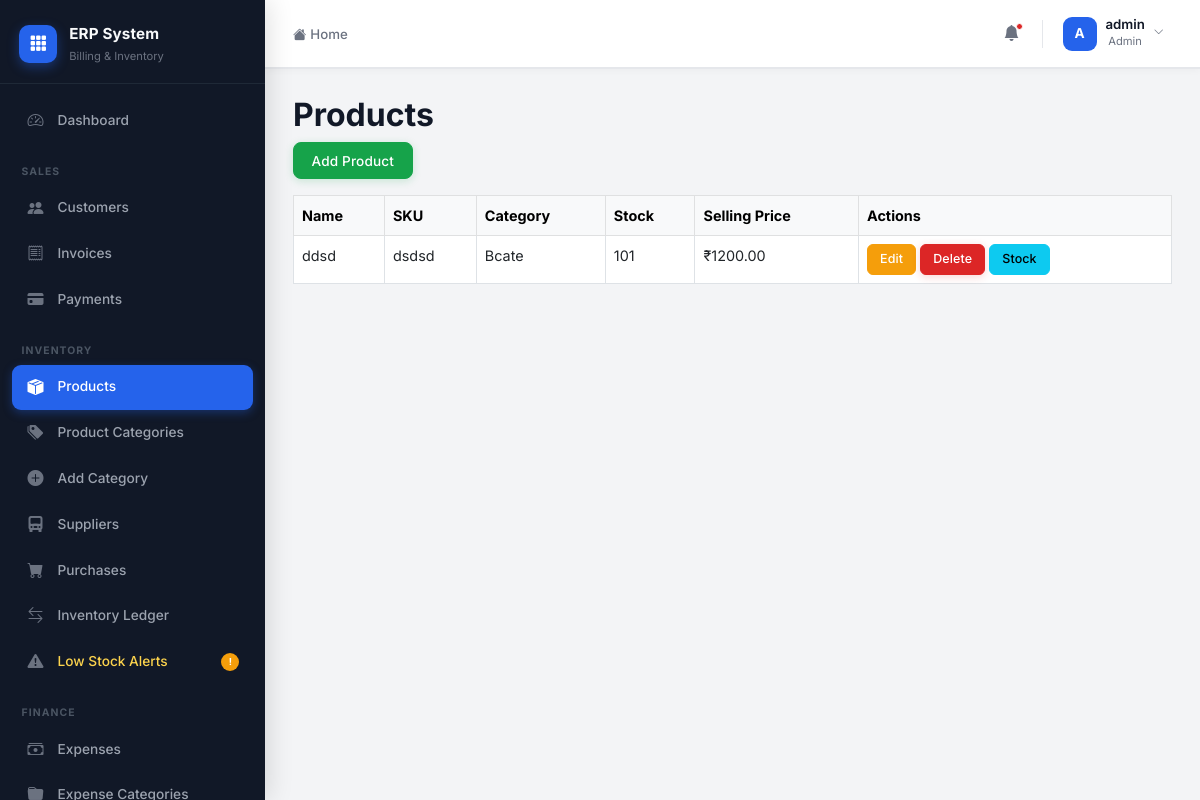
/products/ (signed in), run on the app's committed database.
### accounts/models.py (models this page shows)
class CustomUser(AbstractUser):
    ROLE_CHOICES = (
        ('admin', 'Admin'),
        ('staff', 'Staff'),
        ('accountant', 'Accountant'),
    )
    role = models.CharField(max_length=20, choices=ROLE_CHOICES, default='staff')
    phone = models.CharField(max_length=15, blank=True, null=True)

### products/models.py (models this page shows, shortened)
class Product(models.Model):
    name = models.CharField(max_length=255)
    sku = models.CharField(max_length=50, unique=True)
    category = models.ForeignKey(Category, on_delete=models.SET_NULL, null=True)
    purchase_price = models.DecimalField(max_digits=10, decimal_places=2)
    selling_price = models.DecimalField(max_digits=10, decimal_places=2)
    stock = models.IntegerField(default=0)
    low_stock_threshold = models.IntegerField(default=5)
    created_at = models.DateTimeField(auto_now_add=True)

class Category(models.Model):
    name = models.CharField(max_length=100)

### products/views.py (the view)
# urls.py: path('', product_list, name='product_list'),
@login_required
def product_list(request):
    products = Product.objects.all().order_by('-id')
    return render(request, 'products/product_list.html', {'products': products})

### templates/products/product_list.html
{% extends 'layouts/admin_base.html' %}
{% block admin_content %}
<h2>Products</h2>
<a href="{% url 'add_product' %}" class="btn btn-success mb-3">
    Add Product
</a>
<table class="table table-bordered">
    <thead class="table-light">
        <tr>
            <th>Name</th>
            <th>SKU</th>
            <th>Category</th>
            <th>Stock</th>
            <th>Selling Price</th>
            <th>Actions</th>
        </tr>
    </thead>
    <tbody>
    {% for product in products %}
        <tr>
            <td>{{ product.name }}</td>
            <td>{{ product.sku }}</td>
            <td>{{ product.category.name|default:"No Category" }}</td>
            <td>
                {% if product.stock <= product.low_stock_threshold %}
                    <span class="text-danger fw-bold">
                        {{ product.stock }} (Low)
                    </span>
                {% else %}
                    {{ product.stock }}
                {% endif %}
            </td>
            <td>₹{{ product.selling_price }}</td>
            <td>
                <a href="{% url 'edit_product' product.id %}" class="btn btn-warning btn-sm">
                    Edit
                </a>
                <a href="{% url 'delete_product' product.id %}" class="btn btn-danger btn-sm">
                    Delete
                </a>
                <a href="{% url 'update_stock' product.id %}" class="btn btn-info btn-sm">
                    Stock
                </a>
            </td>
        </tr>
    {% empty %}
        <tr>
            <td colspan="6" class="text-center">No products found</td>
        </tr>
    {% endfor %}
    </tbody>
</table>
{% endblock %}

### templates/layouts/admin_base.html (shortened to what this page needs)
{% extends 'base.html' %}
{% block content %}
<div class="erp-shell">
    <aside class="erp-sidebar" id="erpSidebar">
        <div class="sidebar-logo">
            <div class="logo-icon">
                <i class="bi bi-grid-3x3-gap-fill"></i>
            </div>
            <div class="logo-text">
                <span class="logo-name">ERP System</span>
                <span class="logo-sub">Billing & Inventory</span>
            </div>
        </div>
        <nav class="sidebar-nav" id="sidebarNav">
            <a href="{% url 'admin_dashboard' %}"
               class="nav-item {% if request.resolver_match.url_name == 'admin_dashboard' %}active{% endif %}">
                <span class="nav-icon"><i class="bi bi-speedometer2"></i></span>
                <span class="nav-label">Dashboard</span>
            </a>
            <div class="nav-section-label">Sales</div>
            <a href="{% url 'customer_list' %}"
               class="nav-item {% if 'customer' in request.resolver_match.url_name %}active{% endif %}">
                <span class="nav-icon"><i class="bi bi-people-fill"></i></span>
                <span class="nav-label">Customers</span>
            </a>
            <a href="{% url 'invoice_list' %}"
               class="nav-item {% if 'invoice' in request.resolver_match.url_name %}active{% endif %}">
                <span class="nav-icon"><i class="bi bi-receipt"></i></span>
                <span class="nav-label">Invoices</span>
            </a>
            {% if request.user.role == 'admin' or request.user.role == 'accountant' %}
            <a href="{% url 'payment_list' %}"
               class="nav-item {% if 'payment' in request.resolver_match.url_name %}active{% endif %}">
                <span class="nav-icon"><i class="bi bi-credit-card-fill"></i></span>
                <span class="nav-label">Payments</span>
            </a>
            {% endif %}
            <div class="nav-section-label">Inventory</div>
            <a href="{% url 'product_list' %}"
               class="nav-item {% if request.resolver_match.url_name == 'product_list' %}active{% endif %}">
                <span class="nav-icon"><i class="bi bi-box-seam-fill"></i></span>
                <span class="nav-label">Products</span>
            </a>
            {% if request.user.role == 'admin' %}
            <a href="{% url 'category_list' %}"
               class="nav-item {% if 'category' in request.resolver_match.url_name %}active{% endif %}">
                <span class="nav-icon"><i class="bi bi-tags-fill"></i></span>
                <span class="nav-label">Product Categories</span>
            </a>
            <a href="{% url 'add_category' %}"
               class="nav-item {% if request.resolver_match.url_name == 'add_category' %}active{% endif %}">
                <span class="nav-icon"><i class="bi bi-plus-circle-fill"></i></span>
                <span class="nav-label">Add Category</span>
            </a>
            <a href="{% url 'supplier_list' %}"
               class="nav-item {% if 'supplier' in request.resolver_match.url_name %}active{% endif %}">
                <span class="nav-icon"><i class="bi bi-truck-front-fill"></i></span>
                <span class="nav-label">Suppliers</span>
            </a>
            <a href="{% url 'purchase_list' %}"
               class="nav-item {% if 'purchase' in request.resolver_match.url_name %}active{% endif %}">
                <span class="nav-icon"><i class="bi bi-cart-fill"></i></span>
                <span class="nav-label">Purchases</span>
            </a>
            {% endif %}
            <a href="{% url 'stock_movement_list' %}"
               class="nav-item {% if 'stock' in request.resolver_match.url_name %}active{% endif %}">
                <span class="nav-icon"><i class="bi bi-arrow-left-right"></i></span>
                <span class="nav-label">Inventory Ledger</span>
            </a>
            <a href="{% url 'product_list' %}" class="nav-item nav-warning">
                <span class="nav-icon"><i class="bi bi-exclamation-triangle-fill"></i></span>
                <span class="nav-label">Low Stock Alerts</span>
                <span class="nav-badge">!</span>
            </a>
            {% if request.user.role == 'admin' or request.user.role == 'accountant' %}
            <div class="nav-section-label">Finance</div>
            <a href="{% url 'expense_list' %}"
               class="nav-item {% if 'expense' in request.resolver_match.url_name %}active{% endif %}">
                <span class="nav-icon"><i class="bi bi-cash-stack"></i></span>
                <span class="nav-label">Expenses</span>
            </a>
            <a href="{% url 'expense_category_list' %}"
               class="nav-item {% if 'expense_category' in request.resolver_match.url_name %}active{% endif %}">
                <span class="nav-icon"><i class="bi bi-folder-fill"></i></span>
                <span class="nav-label">Expense Categories</span>
            </a>
            {% endif %}
        </nav>
    </aside>
    <div class="erp-main">
        <header class="erp-topbar">
            <div class="topbar-left">
                <nav aria-label="breadcrumb">
                    <ol class="breadcrumb mb-0">
                        <li class="breadcrumb-item">
                            <a href="{% url 'admin_dashboard' %}">
                                <i class="bi bi-house-fill me-1"></i>Home
                            </a>
                        </li>
                    </ol>
                </nav>
            </div>
            <div class="topbar-right">
                <button class="topbar-icon-btn" title="Notifications">
                    <i class="bi bi-bell-fill"></i>
                    <span class="notif-dot"></span>
                </button>
                <div class="dropdown">
                    <button class="topbar-user-btn dropdown-toggle" data-bs-toggle="dropdown" aria-expanded="false">
                        <div class="topbar-avatar">
                            {{ request.user.username|slice:":1"|upper }}
                        </div>
                        <div class="topbar-user-info d-none d-sm-block">
                            <div class="topbar-username">{{ request.user.username }}</div>
                            <div class="topbar-userrole">{{ request.user.role|title }}</div>
                        </div>
                        <i class="bi bi-chevron-down topbar-chevron d-none d-sm-block"></i>
                    </button>
                </div>
            </div>
        </header>
        <main class="erp-page-content page-content">
            {% block admin_content %}{% endblock %}
        </main>
    </div>
</div>
{% endblock %}

### templates/base.html (style rules this page uses)
:root { --primary: #2563EB; --primary-hover: #1D4ED8; --primary-light: #EFF6FF; --sidebar-bg: #111827; --sidebar-hover: #1F2937; --sidebar-active: #1F2937; --success: #16A34A; --danger: #DC2626; --warning: #F59E0B; --bg: #F3F4F6; --card-bg: #FFFFFF; --text-primary: #111827; --text-secondary: #6B7280; --border: #E5E7EB; --shadow-card: 0 4px 20px rgba(0,0,0,0.05); --shadow-sidebar: 4px 0 24px rgba(0,0,0,0.12); --radius-sm: 8px; --radius-md: 12px; --radius-lg: 16px; --topbar-h: 68px; --sidebar-w: 265px; --transition: all 0.22s cubic-bezier(0.4,0,0.2,1); }
*, *::before, *::after { box-sizing: border-box; }
body { font-family: 'Inter', sans-serif; background: var(--bg); color: var(--text-primary); font-size: 0.9rem; line-height: 1.6; -webkit-font-smoothing: antialiased; }
h1,h2,h3,h4,h5,h6 { font-weight: 700; color: var(--text-primary); }
a { text-decoration: none; }
.page-content { animation: fadeInUp 0.35s ease forwards; }
.btn { font-family: 'Inter', sans-serif; font-weight: 500; font-size: 0.85rem; border-radius: var(--radius-sm); padding: 0.45rem 1.1rem; transition: var(--transition); display: inline-flex; align-items: center; gap: 0.4rem; letter-spacing: 0.01em; }
.btn-danger { background: var(--danger); border-color: var(--danger); box-shadow: 0 2px 8px rgba(220,38,38,0.2); }
.btn-success { background: var(--success); border-color: var(--success); box-shadow: 0 2px 8px rgba(22,163,74,0.2); }
.btn-warning { background: var(--warning); border-color: var(--warning); color: #fff; }
.btn-sm { font-size: 0.78rem; padding: 0.3rem 0.75rem; border-radius: 6px; }
.erp-topbar { height: var(--topbar-h); background: var(--card-bg); border-bottom: 1px solid var(--border); display: flex; align-items: center; justify-content: space-between; padding: 0 1.75rem; position: sticky; top: 0; z-index: 100; box-shadow: 0 1px 0 var(--border), 0 2px 8px rgba(0,0,0,0.04); }

### data on the page
CustomUser: user.username "A", user.username "admin", user.role "Admin"
Product: name "ddsd", sku "dsdsd", category.name "Bcate", stock "101", selling_price "1200.00"
